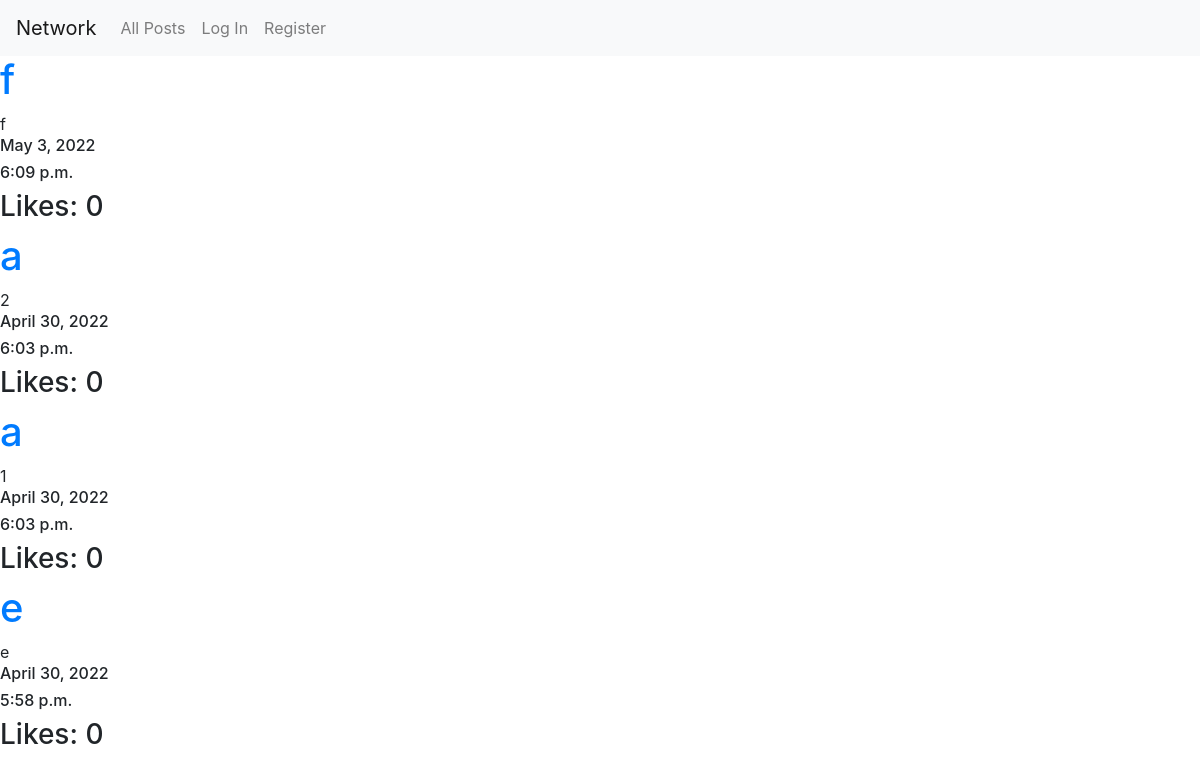
The page / on the database its author committed.
### network/models.py (models this page shows)
class NewPost(models.Model):
    text = models.CharField(max_length=1000)
    user = models.ForeignKey(User, on_delete=models.RESTRICT, null=False)
    date = models.DateField(auto_now_add=True)
    time = models.TimeField(auto_now_add=True)
    likes = models.IntegerField(default=0)

class User(AbstractUser):
    pass

### network/views.py (the view)
# urls.py: path("", views.index, name="index"),
def index(request):
    posts = NewPost.objects.all()
    return render(request, "network/index.html", {
        "posts": reversed(posts)
    })

### network/templates/network/index.html
{% extends "network/layout.html" %}
{% block body %}
    {% for post in posts %}
        <div>
            <h1><a href="{% url 'user_page' post.user.id %}">{{ post.user }}</a></h1>
            <div>{{ post.text }}</div>
            <h6>{{ post.date }}</h5>
            <h6>{{ post.time }}</h5>
            <h3>Likes: {{ post.likes }}</h3>
        </div>
    {% endfor %}
{% endblock %}

### rows shown on the page
NewPost: user "f", text "f", date "May 3, 2022", time "6:09 p.m.", likes "0"
NewPost: user "a", text "2", date "April 30, 2022", time "6:03 p.m.", likes "0"
NewPost: user "a", text "1", date "April 30, 2022", time "6:03 p.m.", likes "0"
NewPost: user "e", text "e", date "April 30, 2022", time "5:58 p.m.", likes "0"
